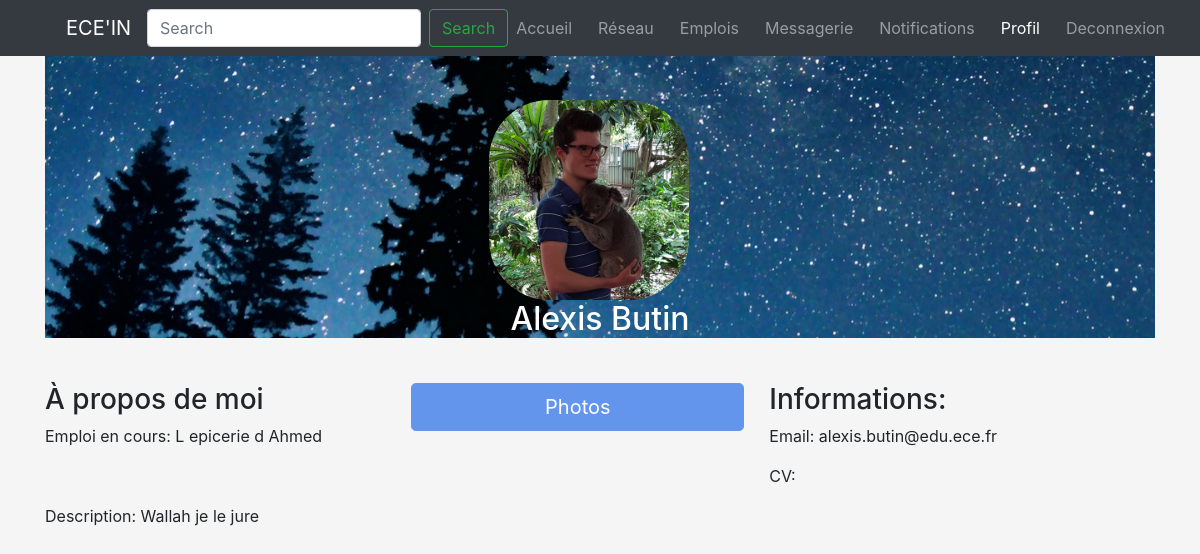
Page /Code/VoirProfil.php?ID=1 on the earlier database version.
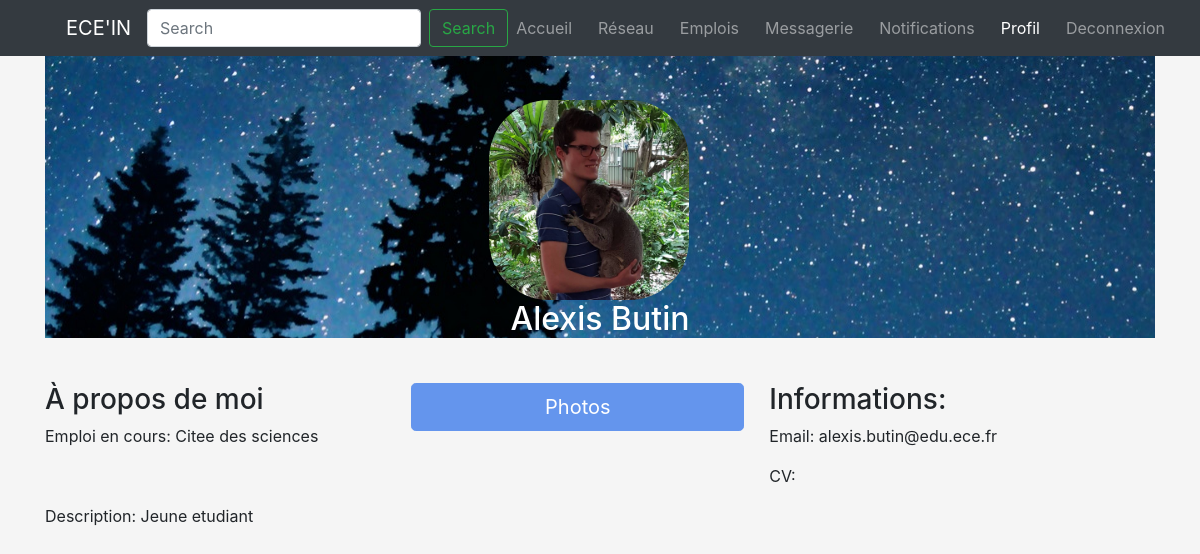
Same page on the later database version.
### tables this page shows
CREATE TABLE IF NOT EXISTS `description` (
  `ID_description` int(10) NOT NULL AUTO_INCREMENT,
  `ID_user` int(10) NOT NULL,
  `Description` text NOT NULL,
  `CV` text NOT NULL,
  `PhotoProfil` varchar(30) NOT NULL,
  `ImageFond` varchar(30) NOT NULL,
  `ModeVisibilite` int(3) NOT NULL,
  PRIMARY KEY (`ID_description`),
  KEY `ID_user` (`ID_user`)
);

CREATE TABLE IF NOT EXISTS `utilisateur` (
  `ID_user` int(10) NOT NULL AUTO_INCREMENT,
  `Prenom` varchar(30) NOT NULL,
  `Nom` varchar(30) NOT NULL,
  `DateNaissance` date NOT NULL,
  `Mail` varchar(50) NOT NULL,
  `MotDePasse` varchar(30) NOT NULL,
  `DroitsAdmins` varchar(3) NOT NULL DEFAULT 'NON',
  PRIMARY KEY (`ID_user`)
);

CREATE TABLE IF NOT EXISTS `experience` (
  `ID_experience` int(10) NOT NULL AUTO_INCREMENT,
  `ID_user` int(10) NOT NULL,
  `TypeExperience` varchar(30) NOT NULL,
  `Entreprise` varchar(30) NOT NULL,
  `DateArrive` date NOT NULL,
  `DateFin` date NOT NULL,
  `Localisation` varchar(30) NOT NULL,
  `Commentaires` text NOT NULL,
  PRIMARY KEY (`ID_experience`),
  KEY `ID_user` (`ID_user`)
);

### Code/VoirProfil.php (the view, shortened to what this page needs)
<?php
  $ID_user = isset($_GET["ID"])? $_GET["ID"]: "";
  $PrenomNom = "";
  $Mail = "";
  $Description = "Pas encore de description!";
  $PhotoProfil = "imageProfilDefault.jpg";
  $PhotoArrierePlan = "imageBackgroundDefault.jpg";
  $Emploi = "";
  $database = "linkedin";
  $db_handle = mysqli_connect('localhost', 'root', '');
  $db_found = mysqli_select_db($db_handle, $database);
  if($db_found)
  {
    $sql = "SELECT * FROM utilisateur WHERE ID_user = " . $ID_user;
    $result = mysqli_query($db_handle, $sql);
    $data = mysqli_fetch_assoc($result);
    $PrenomNom = $data['Prenom'] . " " . $data['Nom'];
    $Mail = $data['Mail'];
    $sql = "SELECT * FROM description WHERE ID_user = " . $ID_user;
    $result = mysqli_query($db_handle, $sql);
    $data = mysqli_fetch_assoc($result);
    if(!empty($data))
    {
      $Description = $data['Description'];
      $PhotoProfil = $data['PhotoProfil'];
      $PhotoArrierePlan = $data['ImageFond'];
    }
    $sql = "SELECT * FROM experience WHERE ID_user = " . $ID_user . " ORDER BY DateFin DESC";
    $result = mysqli_query($db_handle, $sql);
    $data = mysqli_fetch_assoc($result);
    if(!empty($data))
      $Emploi = $data['Entreprise'];
    else
      $Emploi = "Sans emploi";
  }
?>
<!doctype html>
<html lang="fr">
  <head>
      <link href="https://stackpath.bootstrapcdn.com/bootstrap/4.1.0/css/bootstrap.min.css" rel="stylesheet">
    <link href="Profil.css" rel="stylesheet">
  </head>
  <body>
    <nav class="navbar navbar-expand-md navbar-dark bg-dark fixed-top">
      <a class="navbar-brand logo" href="#" >ECE'IN</a>
      <div class="collapse navbar-collapse" id="navbarsExampleDefault">
        <form class="form-inline my-2 my-lg-0">
          <input class="form-control mr-sm-2" type="text" placeholder="Search" aria-label="Search">
          <button class="btn btn-outline-success my-2 my-sm-0" type="submit">Search</button>
        </form>
        <ul class="navbar-nav mr-auto -brand BarBoutons">
          <li class="nav-item -brand bouton">
            <a class="nav-link" href="Accueil.php">Accueil <span class="sr-only">(current)</span></a>
          </li>
          <li class="nav-item -brand bouton">
            <a class="nav-link" href="AfficherAmis.php">Réseau</a>
          </li>
          <li class="nav-item -brand bouton">
            <a class="nav-link" href="#">Emplois</a>
          </li>
          <li class="nav-item -brand bouton">
            <a class="nav-link" href="Messagerie.php">Messagerie</a>
          </li>
          <li class="nav-item -brand bouton">
            <a class="nav-link" href="#">Notifications</a>
          </li>
          <li class="nav-item active -brand bouton">
            <a class="nav-link" href="Profil.php">Profil</a>
          </li>
          <li class="nav-item -brand bouton">
            <a class="nav-link" href="Deconnexion.php">Deconnexion</a>
          </li>
        </ul>
      </div>
    </nav>
    <main role="main" class="container">
      <section class = "background"  style = "background-image: url(<?php echo $PhotoArrierePlan?>);">
        <div >
          <img src= <?php echo $PhotoProfil?>  class = "arrondi pp" height="">
          <h2 class="nom"><?php echo $PrenomNom?></h2>
        </div>
      </section>
      <section style="margin-top:25px;">
        <div class = "statut">
          <h3>À propos de moi</h3>
          <p>Emploi en cours: <?php echo $Emploi?></p>
        </div>
        <div class = "boutonsp">
          <button class="btn btn-lg  btn-block btngr  " type="submit">Photos</button>
        </div>
        <div class = "informations">
          <h3>Informations:</h3>
          <p>Email: <?php echo $Mail?></p>
          <p>CV:</p>
        </div>
      </section>
      <section>
         <p>Description: <?php echo $Description?></p>
       </section>
    </main>
  </body>
</html>

### Code/Profil.css (style rules this page uses)
body { background-color: #F5F5F5; }
.pp { margin-left: 40%; }
.navbar { background-color:#283E4A; text-align: center; }
.logo { margin-left: 50px; color:#2CA94E; }
.bouton { margin-right: 10px; }
.nom { padding-top: -10px; color: white; text-align: center; margin-bottom: 4%; }
.background { padding-top: 100px; background-repeat: repeat-x; height: 30%; width: 100%; }
.btngr { background-color :cornflowerblue; color : white; border-color: cornflowerblue; }
.statut { float: left; display: inline; width: 33%; }
.boutonsp { float: left; display: inline; width: 30%; }
.informations { margin-left: 25px; float: left; display: inline; width: 33%; }
.arrondi { border-radius: 30%; height: 200px; width: 200px; }

Differences in the rows shown:
changed description: Description "Wallah je le jure" → "Jeune etudiant"
changed experience: Entreprise "L epicerie d Ahmed" → "Citee des sciences"
